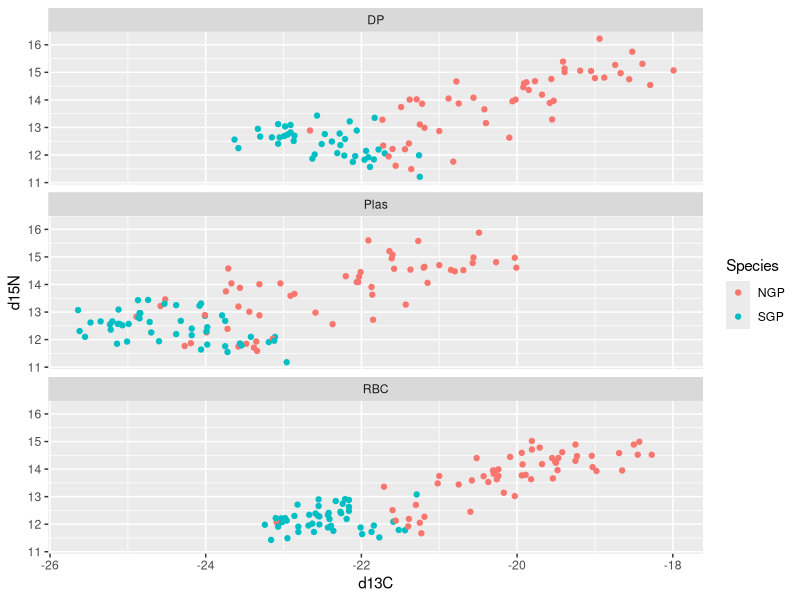
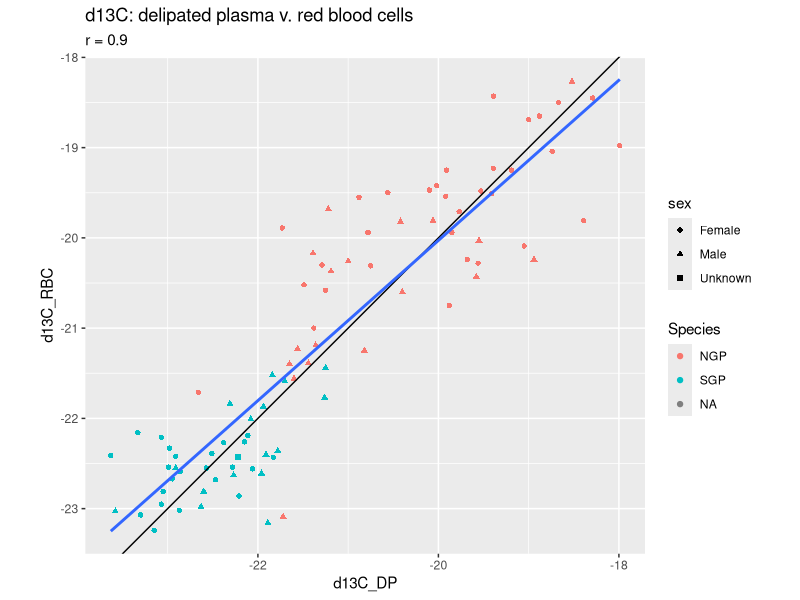
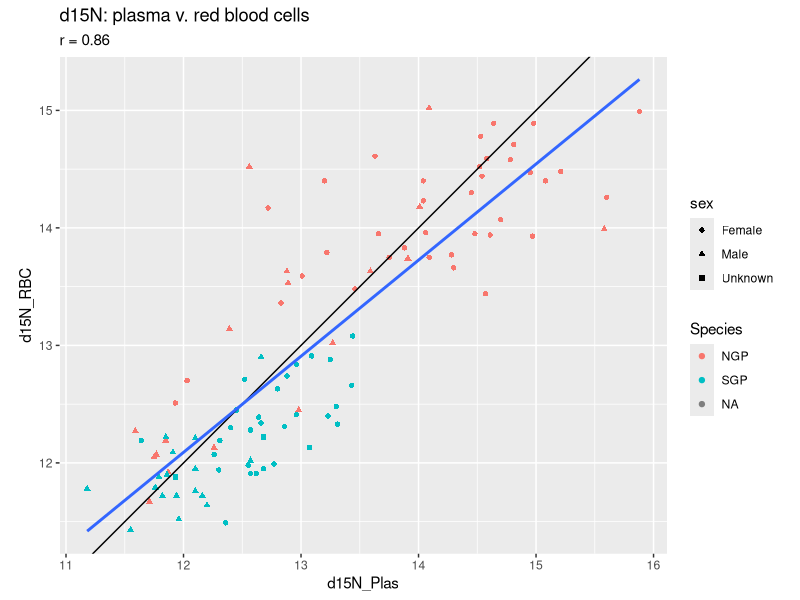
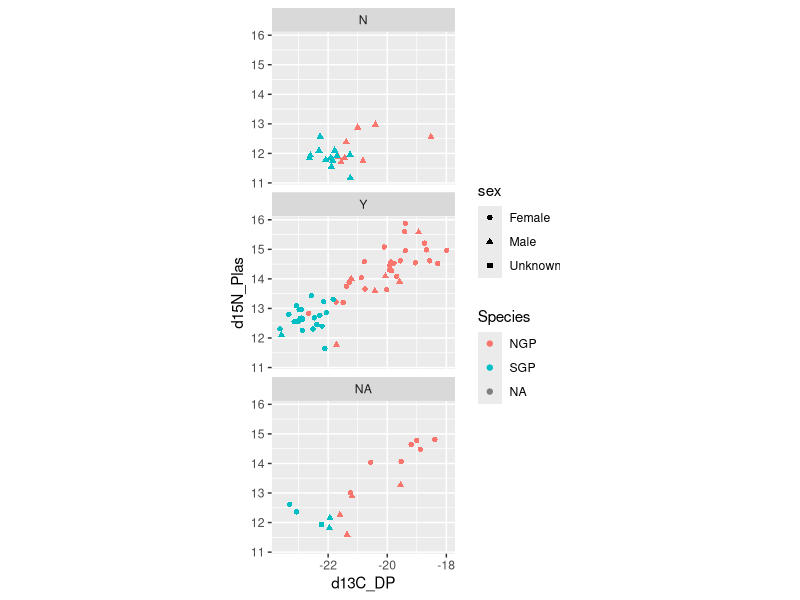
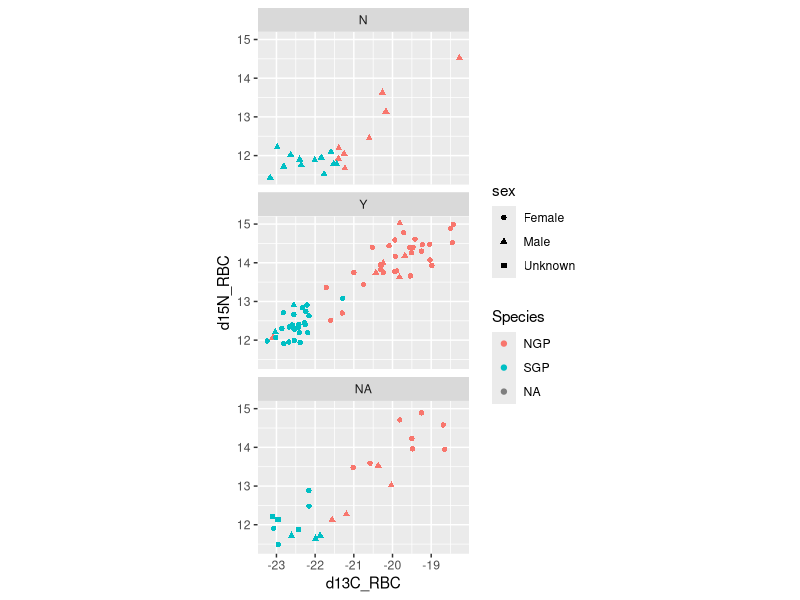
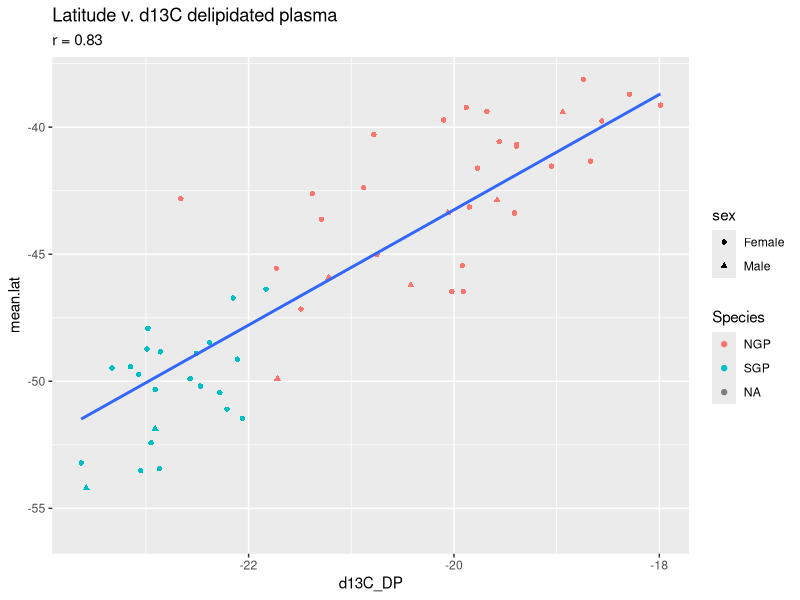
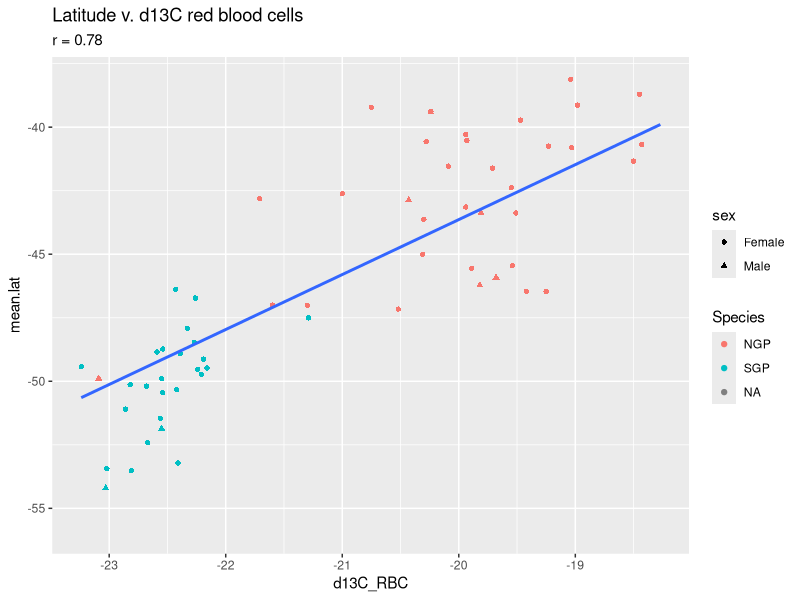
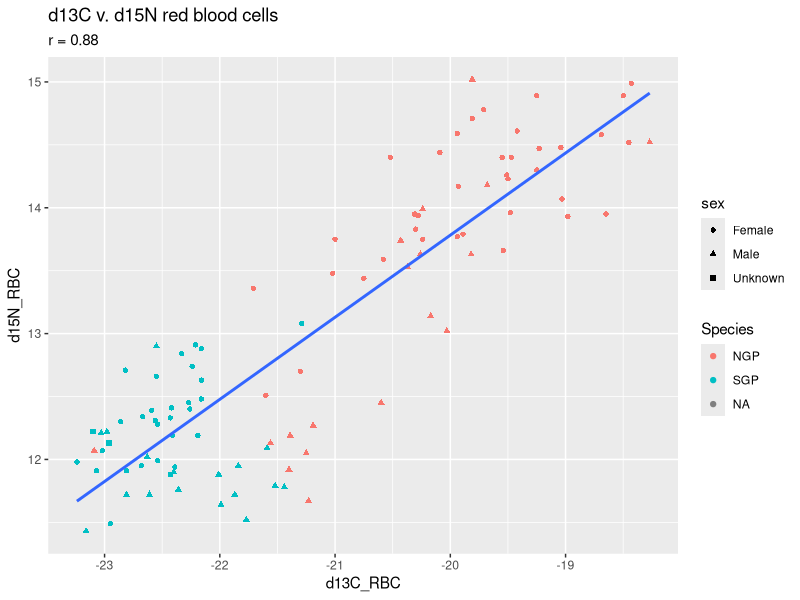

The R source for these figures, in order:
# Stable isotopes

setwd("D:/PEI_Toppredators/Giant Petrels/Working/giantPetrels")

library(ggplot2)
library(dplyr)
library(data.table)

met <- read.csv("./Output/SummaryTable.csv", stringsAsFactors = F)
dat <- read.csv("./Data/GP_sia_2019-07-04.csv", stringsAsFactors = F)

## Get sex
dat$sex <- "Unknown"
dat[!is.na(dat$Culmen_Length) & dat$Culmen_Length < 97, "sex"] <- "Female"
dat[!is.na(dat$Culmen_Length) & dat$Culmen_Length > 97, "sex"] <- "Male"

## Initial look
ggplot(data = dat, aes(x = d13C, y = d15N, colour = Species)) +
  geom_point() +
  facet_wrap(~Sample_Type, ncol = 1)

# ----------------------------------
## Wide table for easier plotting
d.temp <- dcast(data = setDT(dat), Individual_id + Species + sex ~ Sample_Type, value.var = c("d13C", "d15N"))

## Match tracking info
d <- merge(x = d.temp, y = met, by.x = "Individual_id", by.y = "individual_id",
           all.x = T, all.y = T)
rm(d.temp)

## Update sex
d[is.na(d$sex.y), "sex.y"] <- d[is.na(d$sex.y), "sex.x"]
d$sex <- d$sex.y
d$sex.x <- NULL
d$sex.y <- NULL

# Update 'Species' field
d[d$scientific_name == "Northern Giant Petrel", "scientific_name"] <- "NGP"
d[d$scientific_name == "Southern Giant Petrel", "scientific_name"] <- "SGP"
d[is.na(d$sex), "sex"] <- d[is.na(d$sex), "scientific_name"]

# Write summary
write.csv(d, "./Output/SummaryTable_track_sia.csv", row.names = F)
saveRDS(d, "./Output/Summary_track_sia.RDS")

# ----------------------------------
## Summary stats
# ----------------------------------

d.group <- group_by(d, Species, sex)

d.summary <- summarise(d.group,
                       d13C_RBC_ave = mean(d13C_RBC, na.rm = T),
                       d13C_Plas_ave = mean(d13C_Plas, na.rm = T),
                       d13C_DP_ave = mean(d13C_DP, na.rm = T),
                       d15N_RBC_ave = mean(d15N_RBC, na.rm = T),
                       d15N_Plas_ave = mean(d15N_Plas, na.rm = T),
                       d15N_DP_ave = mean(d15N_DP, na.rm = T),
                       d13C_RBC_sd = sd(d13C_RBC, na.rm = T),
                       d13C_Plas_sd = sd(d13C_Plas, na.rm = T),
                       d13C_DP_sd = sd(d13C_DP, na.rm = T),
                       d15N_RBC_sd = sd(d15N_RBC, na.rm = T),
                       d15N_Plas_sd = sd(d15N_Plas, na.rm = T),
                       d15N_DP_sd = sd(d15N_DP, na.rm = T)
)
# ----------------------------------

# ----------------------------------
## Some exploratory plots

# ------------------
## Plasma v. RBC
# ------------------

# ------------------
## d13C
# Correlation
tmp <- cor(d$d13C_DP[!is.na(d$d13C_DP) & !is.na(d$d13C_RBC)],
    d$d13C_RBC[!is.na(d$d13C_DP) & !is.na(d$d13C_RBC)])

ggplot(data = d, aes(x = d13C_DP, y = d13C_RBC, colour = Species, shape = sex)) +
  geom_point() +
  coord_equal() +
  geom_abline(slope = 1, intercept = 0, lty = 1) +
  # geom_abline(slope = 1, intercept = -1, lty = 2) +
  # geom_abline(slope = 1, intercept = +1, lty = 2) +
  geom_smooth(method = "lm", data = d, aes(x = d13C_DP, y = d13C_RBC), inherit.aes = F,
              se = FALSE) +
  labs(title = "d13C: delipated plasma v. red blood cells",
       subtitle = paste0("r = ", round(tmp, 2)))

# ------------------
## d15N
# Correlation
tmp <- cor(d$d15N_Plas[!is.na(d$d15N_Plas) & !is.na(d$d15N_RBC)],
    d$d15N_RBC[!is.na(d$d15N_Plas) & !is.na(d$d15N_RBC)])

ggplot(data = d, aes(x = d15N_Plas, y = d15N_RBC, colour = Species, shape = sex)) +
  geom_point() +
  coord_equal() +
  geom_abline(slope = 1, intercept = 0, lty = 1) +
  # geom_abline(slope = 1, intercept = -1, lty = 2) +
  # geom_abline(slope = 1, intercept = +1, lty = 2) +
  geom_smooth(method = "lm", data = d, aes(x = d15N_Plas, y = d15N_RBC), inherit.aes = F,
              se = FALSE)  +
  labs(title = "d15N: plasma v. red blood cells",
       subtitle = paste0("r = ", round(tmp, 2)))

# ------------------
## Isospace
# ------------------

## Plasma
ggplot(data = d, aes(x = d13C_DP, y = d15N_Plas, colour = Species, shape = sex)) +
  geom_point() +
  facet_wrap(~long.trip, ncol = 1) +
  coord_equal()

## RBC
ggplot(data = d, aes(x = d13C_RBC, y = d15N_RBC, colour = Species, shape = sex)) +
  geom_point() +
  facet_wrap(~long.trip, ncol = 1) +
  coord_equal()

# ------------------
## Latitude v. SIA values
# ------------------

## Only for long-trippers

# ------------------
## Plasma
# Correlation
temp <- cor(d$d13C_DP[!is.na(d$d13C_DP) & !is.na(d$mean.lat)],
    d$mean.lat[!is.na(d$d13C_DP) & !is.na(d$mean.lat)])

ggplot(data = d[d$long.trip == "Y", ], aes(x = d13C_DP, y = mean.lat, colour = Species, shape = sex)) +
  geom_point() +
  geom_smooth(method = "lm", data = d, aes(x = d13C_DP, y = mean.lat),
              inherit.aes = F,
              se = FALSE) +
  labs(title = "Latitude v. d13C delipidated plasma",
       subtitle = paste0("r = ", round(temp, 2)))

# ------------------
## RBC
# Correlation
temp <- cor(d$d13C_RBC[!is.na(d$d13C_RBC) & !is.na(d$mean.lat)],
    d$mean.lat[!is.na(d$d13C_RBC) & !is.na(d$mean.lat)])

ggplot(data = d[d$long.trip == "Y", ], aes(x = d13C_RBC, y = mean.lat, colour = Species, shape = sex)) +
  geom_point() +
  geom_smooth(method = "lm", data = d, aes(x = d13C_RBC, y = mean.lat),
              inherit.aes = F,
              se = FALSE) +
  labs(title = "Latitude v. d13C red blood cells",
       subtitle = paste0("r = ", round(temp, 2)))


# ------------------
## d13C v. d15N
# ------------------

# ------------------
# RBC
temp <- cor(d$d13C_RBC[!is.na(d$d13C_RBC) & !is.na(d$d15N_RBC)],
            d$d15N_RBC[!is.na(d$d13C_RBC) & !is.na(d$d15N_RBC)])

ggplot(data = d, aes(x = d13C_RBC, y = d15N_RBC, colour = Species, shape = sex)) +
  geom_point() +
  geom_smooth(method = "lm", data = d, aes(x = d13C_RBC, y = d15N_RBC),
              inherit.aes = F,
              se = FALSE) +
  labs(title = "d13C v. d15N red blood cells",
       subtitle = paste0("r = ", round(temp, 2)))

# ------------------
# Plasma
temp <- cor(d$d13C_DP[!is.na(d$d13C_DP) & !is.na(d$d15N_Plas)],
            d$d15N_Plas[!is.na(d$d13C_DP) & !is.na(d$d15N_Plas)])

ggplot(data = d, aes(x = d13C_DP, y = d15N_Plas, colour = Species, shape = sex)) +
  geom_point() +
  geom_smooth(method = "lm", data = d, aes(x = d13C_DP, y = d15N_Plas),
              inherit.aes = F,
              se = FALSE) +
  labs(title = "d13C v. d15N plasma",
       subtitle = paste0("r = ", round(temp, 2)))

# ------------------
# Look at the residuals

#---------------------------------
#---------------------------------
# Test residual values
library(MASS)
library(ggbeeswarm)

d$groupname <- paste0(d$Species, " - ", d$sex)

# -----------------------------
# d13C response - RBC
d1 <- d[!is.na(d$d13C_RBC) & !is.na(d15N_RBC), ]
m1 <- lm(formula = d13C_RBC ~ d15N_RBC, data = d1)

d1$d13C_RBC_residuals <- m1$residuals
d1$d13C_RBC_studentized <- studres(m1)

ggplot(d1, aes(x = groupname, y = d13C_RBC_studentized, colour = groupname)) +
  # geom_boxplot() +
  geom_boxplot(fill = grey(0.8), colour = grey(0.8), outlier.shape = NA, width = 0.25) +
  geom_quasirandom(width = 0.15) +
  # scale_color_manual(values = c("#377eb8", "#e41a1c", "#984ea3", "#4daf4a"), name = "") +
  labs(x = "", y = "d13C Studentised residuals")


# -----------------------------
# d15N response - RBC
# d2 <- d[!is.na(d$d13C_RBC) & !is.na(d15N_RBC) & d$long.trip == "N", ]
d2 <- d[!is.na(d$d13C_RBC) & !is.na(d15N_RBC), ]
m2 <- lm(formula = d15N_RBC ~ d13C_RBC, data = d2)

d2$d15N_RBC_residuals <- m2$residuals
d2$d15N_RBC_studentized <- studres(m2)

ggplot(d2, aes(x = groupname, y = d15N_RBC_studentized, colour = groupname)) +
  # geom_boxplot() +
  geom_boxplot(fill = grey(0.8), colour = grey(0.8), outlier.shape = NA, width = 0.25) +
  geom_quasirandom(width = 0.15) +
  # scale_color_manual(values = c("#377eb8", "#e41a1c", "#984ea3", "#4daf4a"), name = "") +
  labs(x = "", y = "d15N Studentised residuals")

# -----------------------------
# d15N response - plasma
# d2 <- d[!is.na(d$d13C_DP) & !is.na(d15N_Plas) & d$long.trip == "N", ]
d2 <- d[!is.na(d$d13C_DP) & !is.na(d15N_Plas), ]
m2 <- lm(formula = d15N_Plas ~ d13C_DP, data = d2)

d2$d15N_Plas_residuals <- m2$residuals
d2$d15N_Plas_studentized <- studres(m2)

ggplot(d2, aes(x = groupname, y = d15N_Plas_studentized, colour = groupname)) +
  # geom_boxplot() +
  geom_boxplot(fill = grey(0.8), colour = grey(0.8), outlier.shape = NA, width = 0.25) +
  geom_quasirandom(width = 0.15) +
  # scale_color_manual(values = c("#377eb8", "#e41a1c", "#984ea3", "#4daf4a"), name = "") +
  labs(x = "", y = "d15N Studentised residuals")
